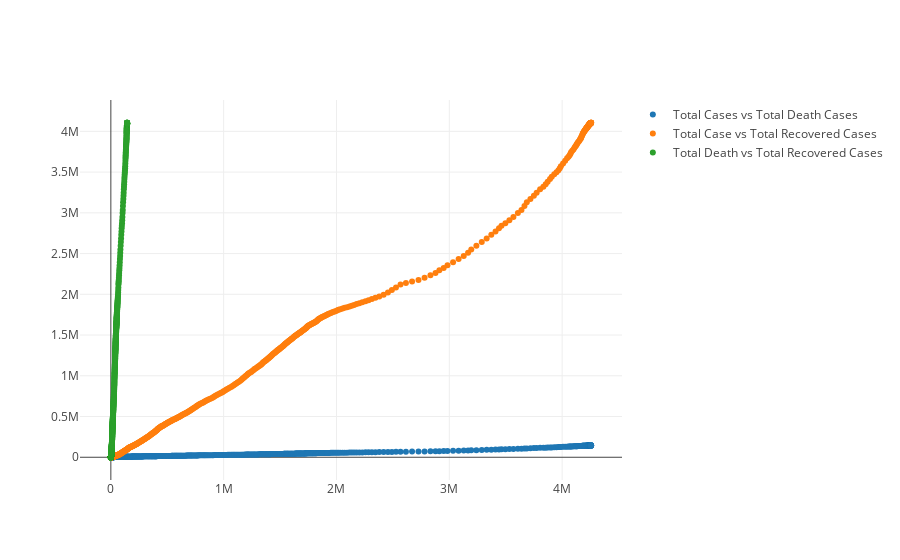

Write notebook code for a chart like this one.
### Code cell
let mut ttl_scatter_plot = Plot::new();
ttl_scatter_plot.add_trace(ttl_case_vs_ttl_death_trace);
ttl_scatter_plot.add_trace(ttl_case_vs_ttl_recovered_trace);
ttl_scatter_plot.add_trace(ttl_death_vs_ttl_recovered_trace);
ttl_scatter_plot.lab_display()

### Figure 1 — Plotly figure (JSON) as saved in the notebook; plotly's stock layout.template omitted (floating-point values rounded to 4 significant figures; data arrays with more than 128 entries replaced by an {"elided": "..."} marker saying what was removed)
{"data": [{"mode": "markers+text", "name": "Total Cases vs Total Death Cases", "type": "scatter", "x": {"elided": "642 int values"}, "y": {"elided": "642 int values"}}, {"mode": "markers+text", "name": "Total Case vs Total Recovered Cases", "type": "scatter", "x": {"elided": "642 int values"}, "y": {"elided": "642 int values"}}, {"mode": "markers+text", "name": "Total Death vs Total Recovered Cases", "type": "scatter", "x": {"elided": "642 int values"}, "y": {"elided": "642 int values"}}], "layout": {"autosize": true, "xaxis": {"autorange": true, "range": [-262200.0, 4519000.0], "type": "linear"}, "yaxis": {"autorange": true, "range": [-338800.0, 4444000.0], "type": "linear"}}}
